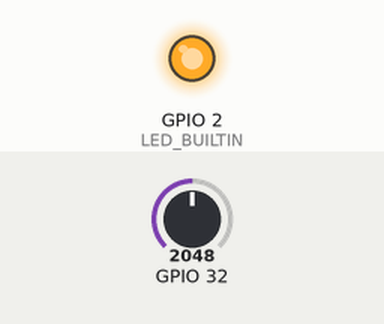
Recording of a sketch running on a simulated ESP32. Shown: output pins drawn as LEDs (lit = HIGH). The inputs (shaded band) are chosen by the test bench; at power-on: GPIO 32 = 2048.

Above: at 1.2 s.
1.3 s: GPIO 32 set to 491
At 2.5 s:
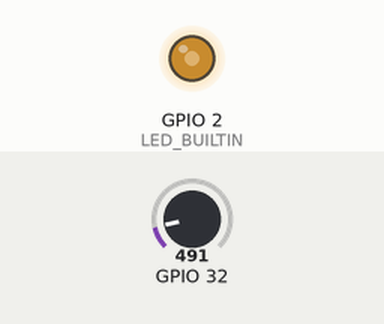
2.8 s: GPIO 32 set to 0
At 3.7 s:
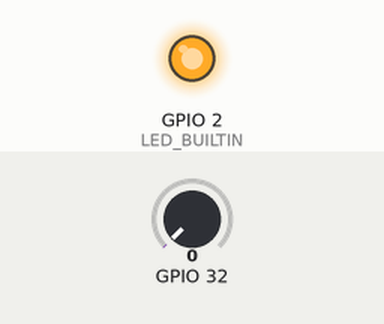
Timing chart, 0 to 5.8 s (numbered marks = the images above; inputs shaded):
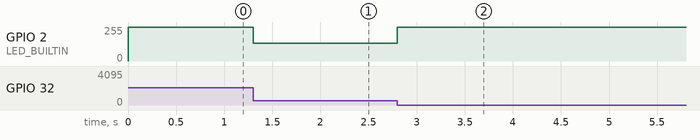

The sketch:

diy2-3.ino
```cpp
#define BITS 10

void setup() {
  pinMode(LED_BUILTIN, OUTPUT);
  analogSetAttenuation(ADC_11db);  // 設定類比輸入電壓上限3.6V
  analogSetWidth(BITS);            // 取樣設成10位元

#if ESP_ARDUINO_VERSION >= ESP_ARDUINO_VERSION_VAL(3, 0, 0)
  // 適用於ESP32開發平台3.x版
  ledcAttachChannel(LED_BUILTIN, 5000, BITS, 0);  // 接腳, 頻率, 解析度, 通道
#else
  ledcSetup(0, 5000, BITS);        // 設定PWM，通道0、5KHz、10位元
  ledcAttachPin(LED_BUILTIN, 0);   // 指定內建的LED接腳成PWM輸出
#endif
}

void loop() {
  int val = 1023 - analogRead(A4);  // 讓A4類比值大小相反
#if ESP_ARDUINO_VERSION >= ESP_ARDUINO_VERSION_VAL(3, 0, 0)
  ledcWrite(LED_BUILTIN, val);
#else
  ledcWrite(0, val);
#endif
}
```

Measured:
- after the input at 1.3 s, GPIO 2 (LED_BUILTIN): 255/255 → 132/255 at once
- after the input at 2.8 s, GPIO 2 (LED_BUILTIN): 132/255 → 255/255 at once
